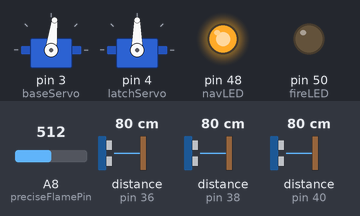
A sketch run on a simulated Arduino Mega 2560, built with avr-gcc and run on an emulated ATmega2560. Shown: 2 × servo, output pins drawn as LEDs (lit = HIGH). Wiring (inferred from the names in the program): 3 × ultrasonic range finder: trigger pin 36, echo pin 36 / trigger pin 38, echo pin 38 / trigger pin 40, echo pin 40. Inputs (shaded band) come from the test bench; at power-on: A8 (preciseFlamePin) = 512, distance to the obstacle (sensors on pin 36, pin 38, pin 40) 80 cm. The echo pulse lasts 58.3 µs per cm.

Above: at 0.1 s.
4.3 s: A8 (preciseFlamePin) set to 505
At 7.1 s:
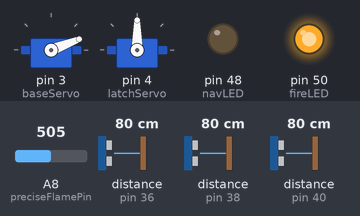
7.3 s: A8 (preciseFlamePin) set to 716
At 9.9 s:
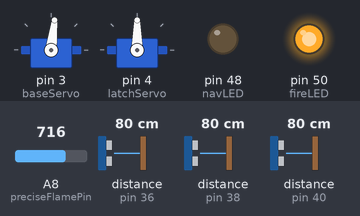
10.3 s: A8 (preciseFlamePin) set to 306
At 11.6 s:
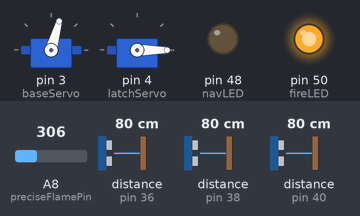
13.3 s: A8 (preciseFlamePin) set to 992
At 15.9 s:
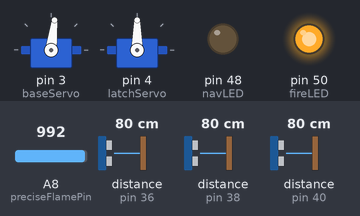
16.3 s: distance to the obstacle (sensor on pin 36) set to 23 cm
19.3 s: distance to the obstacle (sensor on pin 36) set to 19 cm
Timing chart, 0 to 41.1 s (numbered marks = the images above; inputs shaded):
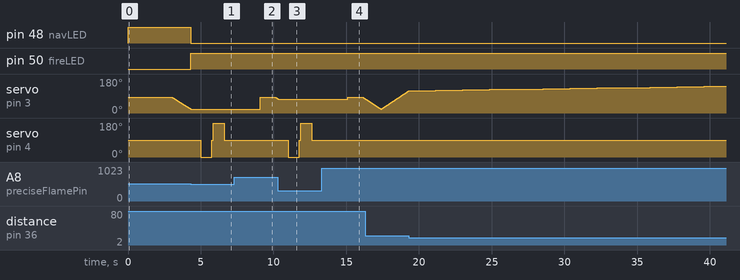

The sketch:

Final_Code.ino
```cpp
#include <Servo.h>
#include <Wire.h>

#define address 0x60

const int pingPin1 = 40;
const int pingPin2 = 38;
const int pingPin3 = 36;
const int genFlamePin = 52;
const int preciseFlamePin = A8;
const int navLED = 48;
const int fireLED = 50;

const int wallClearance = 20;
const int leftTurnDelay = 585;
const int rightTurnDelay = 602;

const int initBasePos = map(125, 0, 270, 0, 180);
const int rightSweepMax = map(30, 0, 270, 0, 180);
const int leftSweepMax = map(230, 0, 270, 0, 180);

Servo baseServo;
Servo latchServo;
int basePos = initBasePos;
int state = 1;
int initCompPos;
int firePos = -1;
bool gen_fire_state = false;

void setup() {
  Serial.begin(9600);
  Serial3.begin(9600);
  Wire.begin();

  pinMode(genFlamePin, INPUT);
  pinMode(preciseFlamePin, INPUT);
  pinMode(navLED, OUTPUT);
  pinMode(fireLED, OUTPUT);

  baseServo.attach(3);
  latchServo.attach(4);
  baseServo.write(initBasePos);
  digitalWrite(navLED, HIGH);

  //initCompPos = readCompass();
  //Serial.println(initCompPos);
  delay(3000);
}

void loop() {
    while(gen_fire_state == false) {
      moveWithUltrasonic();
      //readCompass();
    }
    digitalWrite(navLED, LOW);
    digitalWrite(fireLED, HIGH);
    stopRobot();
    delay(500);
    //turnTowardsFire();
    gen_fire_state = extinguishFire();
    delay(500);
    baseServo.write(initBasePos);
    basePos = initBasePos;
    delay(1000);
}

void moveWithUltrasonic() {
  int distance;
  int i = pingPin1;

      //Left Wall Sensor Check
      distance = measureDistance(i);
      if (distance <= wallClearance) {
        stopRobot();
        turnRight();
      }
      else {
        goForward();
        firePos = genFireScan(basePos, state);

        if(firePos != -1) {
          return;
        }
      }
      i-=2;

      //Forward Wall Sensor Check
      distance = measureDistance(i);
      if (distance <= wallClearance) {
        stopRobot();
        turnRight();
      }
      else{
        goForward();
        firePos = genFireScan(basePos, state);
        if(firePos != -1) {
          return;
        }
      }
      i-=2;

      distance = measureDistance(i);
      if (distance <= wallClearance) {
        stopRobot();
        turnLeft();
      }
      else {
        goForward();
        firePos = genFireScan(basePos, state);
        if(firePos != -1) {
          return;
        }
      }
      i-=2;
}

int genFireScan(int angle, int s) {
  if(s == 1) {
    if(angle == rightSweepMax) {
      s = 2;
    }else {
      baseServo.write(angle);
      angle--;
    }
    basePos = angle;
    state = s;
    gen_fire_state = precFlameRead();
    if(gen_fire_state == true) {
      return basePos;
    }else {
      return -1;
    }
  }

  if(s == 2) {
    if(angle == leftSweepMax) {
      s = 3;
    }else {
      baseServo.write(angle);
      angle++;
    }
    basePos = angle;
    state = s;
    gen_fire_state = precFlameRead();
    if(gen_fire_state == true) {
      return basePos;
    }else {
      return -1;
    }
  }

  if(s == 3) {
    if(angle == initBasePos) {
      s = 1;
    }else {
      baseServo.write(angle);
      angle--;
    }
    basePos = angle;
    state = s;
    gen_fire_state = precFlameRead();
    if(gen_fire_state == true) {
      return basePos;
    }else {
      return -1;
    }
  }
}

bool genFlameRead() {

  int fire = digitalRead(genFlamePin);

  if (fire == HIGH)
  {
    return true;
  } else {
    return false;
  }
}

bool precFlameRead() {
  float exact_fire;
  exact_fire = analogRead(preciseFlamePin) * (5.0 / 1023.0);
  //Serial.println(exact_fire, 4);
  if (exact_fire < 2.5){
    return true;
  } else return false;
}

bool extinguishFire() {
  latchServo.write(0);
  delay(750);
  latchServo.write(90);
  delay(100);
  latchServo.write(180);
  delay(750);
  latchServo.write(90);
  delay(2000);
  if(precFlameRead() == true) {
    extinguishFire();
  }else{
    return false;
  }

}

int measureDistance(int pin) {

  long duration, cm;
  pinMode(pin, OUTPUT);

  digitalWrite(pin, LOW);
  delayMicroseconds(2);
  digitalWrite(pin, HIGH);
  delayMicroseconds(5);
  digitalWrite(pin, LOW);

  pinMode(pin, INPUT);
  duration = pulseIn(pin, HIGH);

  cm = duration / 29 / 2;

  delay(15);
  return cm;
}

/*
int readCompass() {

}
*/

void goForward() {
  Serial3.write(92);
  Serial3.write(220);
}

void stopRobot() {
  Serial3.write(64);
  Serial3.write(192);
  delay(200);
}

void stopRobotForever() {
  Serial3.write(64);
  Serial3.write(192);
  delay(20000);
}

/*
void compturnLeft() {

  int c_val = readCompass();
  int left_limit = ((c_val - 90) + 365) % 365;
  Serial.print("Left limit is "); Serial.println(left_limit);
  delay(2000);
  while(c_val != left_limit) {
    Serial3.write(255);    //Motor 1 - FORWARD
    Serial3.write(1);      //Motor 2 - REVERSE
    c_val = readCompass();
    Serial.println(c_val);
  }

  Serial3.write(64);     //Motor 1 - STOP
  Serial3.write(192);    //Motor 2 - STOP
  delay(1000);
}
*/

void turnLeft() {
  Serial3.write(255);
  Serial3.write(1);
  delay(leftTurnDelay);
  Serial3.write(64);
  Serial3.write(192);
  delay(1000);
}

void turnRight() {

  Serial3.write(127);    //Motor 1 - FORWARD
  Serial3.write(129);    //Motor 2 - REVERSE
  delay(rightTurnDelay);
  Serial3.write(64);     //Motor 1 - STOP
  Serial3.write(192);    //Motor 2 - STOP
  delay(1000);
}

void turnTowardsFire() {
  if (firePos < initBasePos && firePos != -1){
    exactTurnRight();

  }
  if (firePos >= initBasePos && firePos != -1) {
    exactTurnLeft();

  }
}

void exactTurnRight() {
  int newDelay = map(firePos, rightSweepMax, initBasePos - 1, rightTurnDelay, 0);
  Serial.println(firePos);
  Serial.println(newDelay);
  Serial3.write(127);    //Motor 1 - FORWARD
  Serial3.write(129);    //Motor 2 - REVERSE
  delay(newDelay);
  Serial3.write(64);     //Motor 1 - STOP
  Serial3.write(192);    //Motor 2 - STOP
  delay(1000);
  firePos = -1;

}

void exactTurnLeft() {
  int newDelay = map(firePos, initBasePos, leftSweepMax , 0, leftTurnDelay);
  Serial3.write(255);
  Serial3.write(1);
  delay(newDelay);
  Serial3.write(64);
  Serial3.write(192);
  delay(1000);
  firePos = -1;
}

  /*
    Motor 1 = Right Motors (1-127)
    Motor 2 = Left Motors (255-128)
    Motor 1 Forward = 65-127
    Motor 2 Forward = 193-255
    Motor 1 Stop = 64
    Motor 2 Stop = 192
    Motor 1 Reverse = 63-1
    Motor 2 Reverse = 191-128
  */
```

Measured:
- the behaviour switches between 512 and 511 on A8 (preciseFlamePin) (found by bisection; images 0 and 1)
- after the input at 4.3 s, pin 48 (navLED): HIGH → LOW at once; pin 50 (fireLED): LOW → HIGH at once; servo on pin 3 (baseServo): goes on until 4.3 s, then stays 21°; servo on pin 4 (latchServo): 90° → 0° after 0.71 s, → 90° 0.75 s later, → 180° 0.10 s later, → 90° 0.75 s later
- after the input at 7.3 s, servo on pin 4 (latchServo): stays 90° (without the input it goes to 0° after 1.3 s)
- after the input at 10.3 s, servo on pin 3 (baseServo): goes on until 10.3 s, then stays 74°; servo on pin 4 (latchServo): 90° → 0° after 0.71 s, → 90° 0.75 s later, → 180° 0.10 s later, → 90° 0.75 s later
- after the input at 13.3 s, servo on pin 4 (latchServo): stays 90° (without the input it goes to 0° after 1.3 s)
